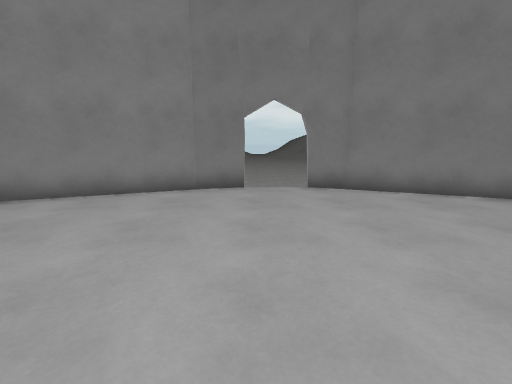
View 1 (above)

14 first-person views from a walk through a level from a Godot 3-D game. The camera is 1.3 m above the floor, tilts 10° down and sees 90° across. The floor is counted in squares, 1 m on a side. Each view is taken from the middle of a square. On the plan, view 1 faces up. The plan holds only what a view shows up to about 13 squares ahead; the rest is blank. The place goes on beyond the plan. Surface patterns are stand-ins for the level's own textures.

View 2
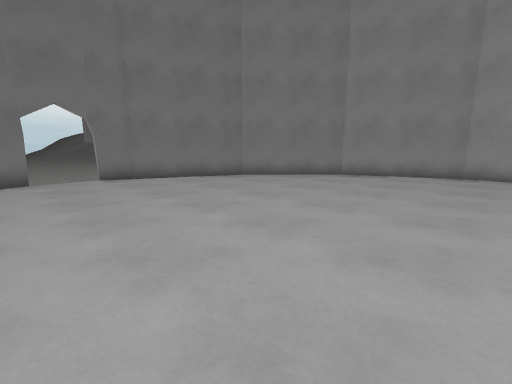

View 3
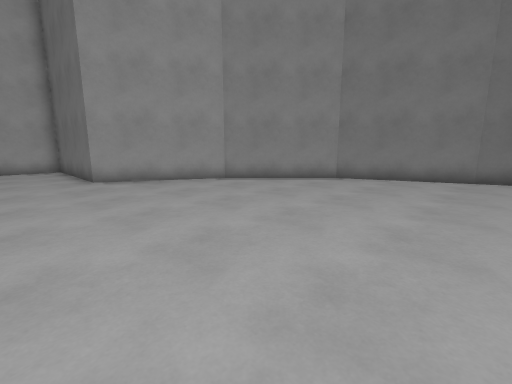

View 4
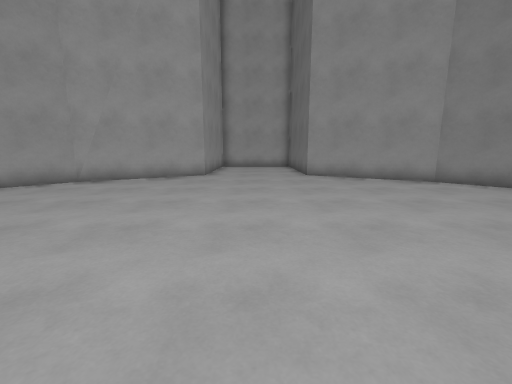

View 5
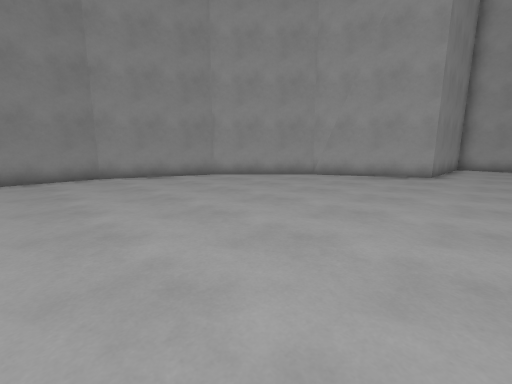

View 6
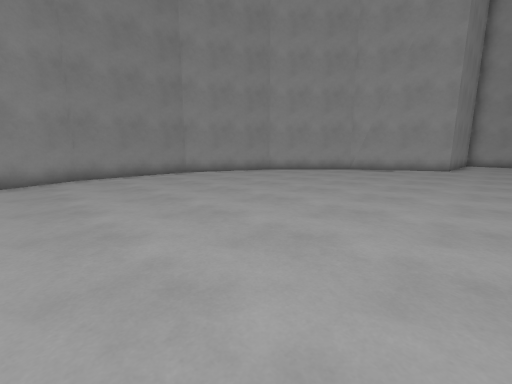

View 7
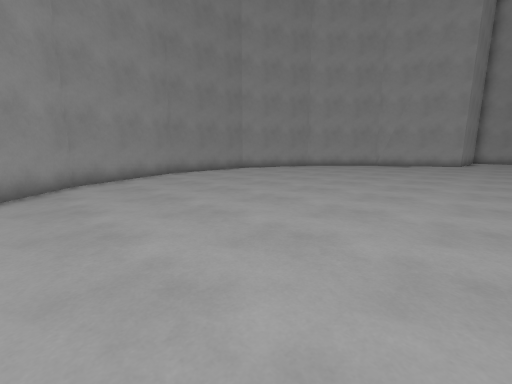

View 8
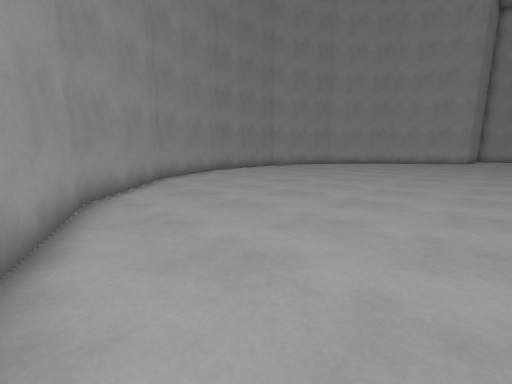

View 9
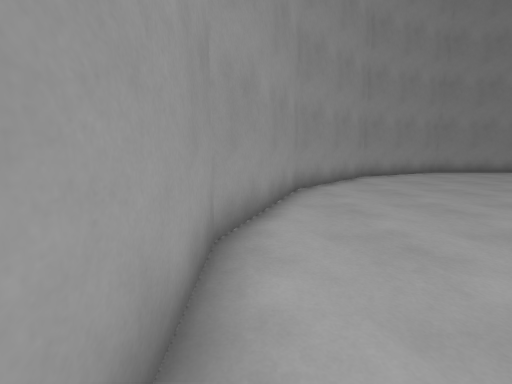

View 10
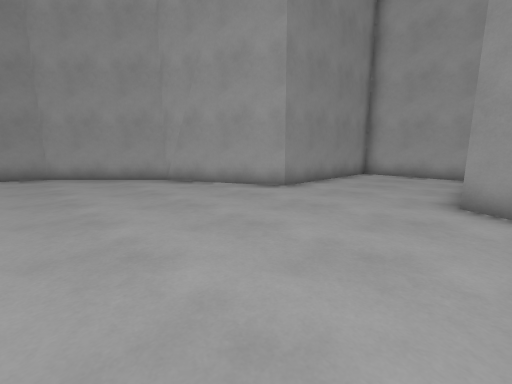

View 11
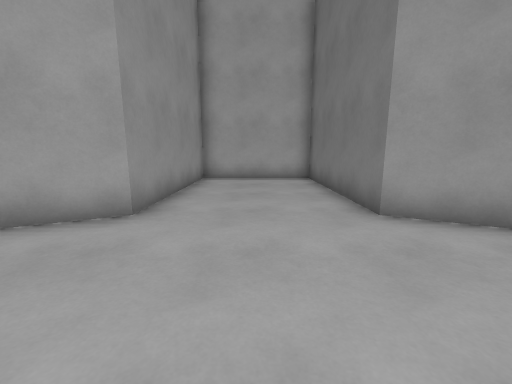

View 12
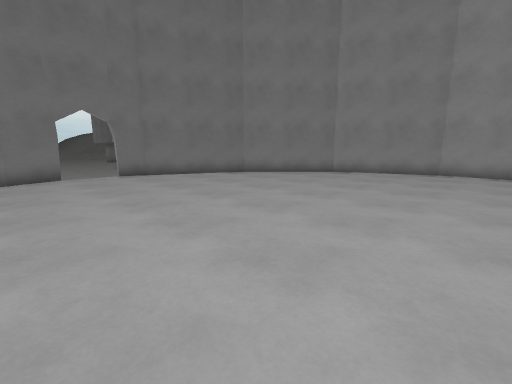

View 13
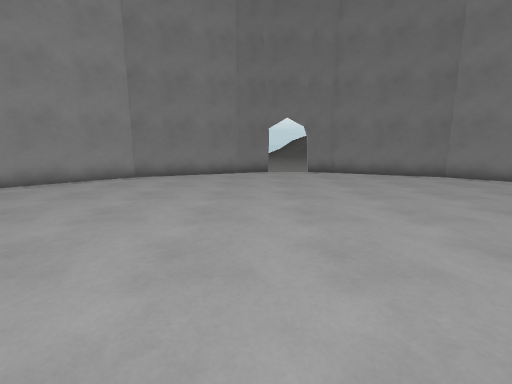

View 14
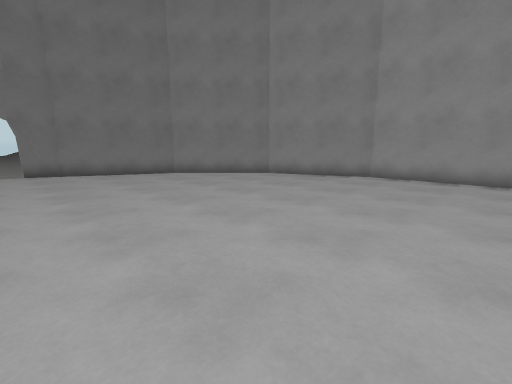

### Floor plan
Points are (right, up) in squares from view 1. A wall is a line through its corners. A room is listed if a view was taken in it or the views show most of it. See-through windows are left out.
Room 1 (views 1, 2, 3, 4, 5, 6, 7, 8, 9, 10, 11, 12, 13, 14)
walls: (-0.2, 8) (-1.7, 7.9); (-0.7, 8) (-1.9, 8.1) (-6.3, 6.2) (-9.7, 2.8) (-11.7, -1.7) (-18.1, -1.7) (-18.1, -6.3) (-11.7, -6.3) (-9.7, -10.9) (-6.3, -14.2) (-1.9, -16.1) (2.9, -16.1) (7.3, -14.2) (10.7, -10.8) (12.6, -6.4) (12.6, -1.6) (10.7, 2.8) (7.3, 6.2) (2.9, 8.1) (1.5, 8); (2.2, 7.9) (1.6, 7.9)
low walls: (2.8, 8) (1.6, 8.1)

Where each view was taken, in squares from view 1:
view 1: 0 up, 0 right, facing up
view 2: 3 down, 1 left, facing up-right
view 3: 4 down, 1 left, facing up-left
view 4: 4 down, 0 right, facing left
view 5: 4 down, 1 right, facing down-left
view 6: 4 down, 5 right, facing down-left
view 7: 4 down, 9 right, facing down-left
view 8: 4 down, 12 right, facing down-left
view 9: 3 down, 12 right, facing down
view 10: 1 down, 5 left, facing down-left
view 11: 4 down, 7 left, facing left
view 12: 4 down, 2 left, facing up-right
view 13: 5 down, 1 left, facing up
view 14: 6 down, 1 right, facing up-right
